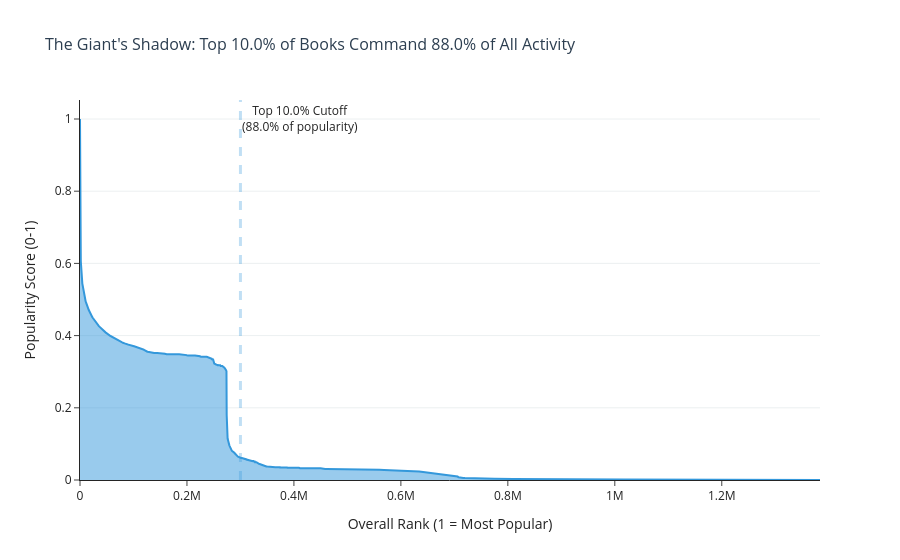

Here is the notebook cell this chart was saved with:
### Markdown cell above
---

# Visualization 1: The Long Tail Distribution

## Storytelling Narrative

**The Big Question**: How concentrated is popularity in the world of books?

**The Insight**: Like many cultural markets, book popularity follows a **power law**—a tiny fraction of "blockbusters" capture most of the attention, while millions of works occupy the "Long Tail" with near-zero engagement.

**What This Chart Shows**:
- **X-axis**: Overall rank (1 = most popular)
- **Y-axis**: Popularity score (normalized 0-1 scale)
- **The Vertical Red Line**: Marks the **first 3 lakh (300,000) books**—the "Head" of the distribution

**How We Measure Activity**:
- Total activity = `count_of_ratings + want_to_read + already_read + currently_reading`
- We sum the **raw counts** (not normalized) to get true volume
- Then calculate what % of total activity the first 3 lakh books captures

**Why 3 Lakh?**: Out of 3 million books, we examine the first 300,000 (10% of the catalog) to reveal how dramatically activity is concentrated in the most popular titles.

**Key Takeaway**: The **concentration effect**—the chart title will show the exact percentage of popularity commanded by just 300,000 books. This reveals the true scale of the "Giant's Shadow" where the top-ranked works dominate the entire literary landscape.

### Code cell
# Calculate activity concentration for Top 5%

# Use first 3 lakh (300,000) ranks
rank_cutoff = 300000  # First 3 lakh books
cutoff_percentile = (rank_cutoff / len(df)) * 100
top_books = df[df['overall_rank'] <= rank_cutoff]

# Activity concentration
total_popularity_all = df['popularity_score_normalized'].sum()
total_popularity_top = top_books['popularity_score_normalized'].sum()
concentration_pct = (total_popularity_top / total_popularity_all) * 100

print(f"{'='*60}")
print(f"ACTIVITY CONCENTRATION ANALYSIS")
print(f"{'='*60}")
print(f"Total books: {len(df):,}")
print(f"Rank cutoff: {int(rank_cutoff):,} (Top {cutoff_percentile:.1f}%)")
print(f"Top {int(rank_cutoff):,} books: {len(top_books):,} works")
print(f"")
print(f"Total popularity score (all books): {total_popularity_all:.2f}")
print(f"Activity in Top {cutoff_percentile:.1f}%: {total_popularity_top:.2f}")
remaining_pct = 100 - cutoff_percentile
print(f"Activity in Remaining {remaining_pct:.1f}%: {total_popularity_all - total_popularity_top:.2f}")
print(f"")
print(f"📊 Top {cutoff_percentile:.1f}% of books command {concentration_pct:.1f}% of total popularity")
print(f"📊 Remaining {100-cutoff_percentile:.1f}% get only {100-concentration_pct:.1f}% of popularity")
print(f"{'='*60}")
print(f"")

# Sample every 100th work for performance (still shows the shape)
df_sample = df.iloc[::100].copy()

# Calculate the 5th percentile rank (top 5%)

fig = px.area(
    df_sample, 
    x='overall_rank', 
    y='popularity_score_normalized',
    title=f"The Giant's Shadow: Top {cutoff_percentile:.1f}% of Books Command {concentration_pct:.1f}% of All Activity",
    labels={'overall_rank': 'Overall Rank (1 = Most Popular)', 'popularity_score_normalized': 'Popularity Score (0-1)'},
    template=TEMPLATE,
    color_discrete_sequence=['#3498DB'],  # Blue (matches Lorenz curve 3M)
    hover_data={'title': True, 'overall_rank': True, 'bayesian_rating': ':.2f', 'popularity_score_normalized': ':.4f'}
)


# Add vertical line at 5th percentile (make it more visible)
fig.add_vline(
    x=rank_cutoff, 
    line_dash="dash", 
    line_color="#3498DB",  # Red color for high visibility
    line_width=3,
    annotation_text=f"Top {cutoff_percentile:.1f}% Cutoff<br>({concentration_pct:.1f}% of popularity)",
    annotation_position="top right"
)


fig.update_layout(
    font=dict(size=12),
    title_font=dict(size=16, color='#2C3E50'),
    xaxis=dict(showgrid=False),
    yaxis=dict(showgrid=True, gridcolor='#ECF0F1')
)

fig.show()
fig.write_html(FIGURES_DIR / 'long_tail_distribution.html')
print(f"Saved: {FIGURES_DIR / 'long_tail_distribution.html'}")

### Figure 1 — Plotly figure (JSON) as saved in the notebook; plotly's stock layout.template omitted (floating-point values rounded to 4 significant figures; data arrays with more than 128 entries replaced by an {"elided": "..."} marker saying what was removed)
{"data": [{"customdata": {"elided": "30001x2 mixed values"}, "fillpattern": {"shape": ""}, "hovertemplate": "Overall Rank (1 = Most Popular)=%{x}<br>Popularity Score (0-1)=%{y:.4f}<br>title=%{customdata[0]}<br>bayesian_rating=%{customdata[1]:.2f}<extra></extra>", "legendgroup": "", "line": {"color": "#3498DB"}, "marker": {"symbol": "circle"}, "mode": "lines", "name": "", "orientation": "v", "showlegend": false, "stackgroup": "1", "type": "scatter", "x": {"elided": "30001 int values"}, "xaxis": "x", "y": {"elided": "30001 float values"}, "yaxis": "y"}], "layout": {"annotations": [{"showarrow": false, "text": "Top 10.0% Cutoff<br>(88.0% of popularity)", "x": 300000, "xanchor": "left", "xref": "x", "y": 1, "yanchor": "top", "yref": "y domain"}], "font": {"size": 12}, "legend": {"tracegroupgap": 0}, "shapes": [{"line": {"color": "#3498DB", "dash": "dash", "width": 3}, "type": "line", "x0": 300000, "x1": 300000, "xref": "x", "y0": 0, "y1": 1, "yref": "y domain"}], "title": {"font": {"color": "#2C3E50", "size": 16}, "text": "The Giant's Shadow: Top 10.0% of Books Command 88.0% of All Activity"}, "xaxis": {"anchor": "y", "domain": [0, 1], "showgrid": false, "title": {"text": "Overall Rank (1 = Most Popular)"}}, "yaxis": {"anchor": "x", "domain": [0, 1], "gridcolor": "#ECF0F1", "showgrid": true, "title": {"text": "Popularity Score (0-1)"}}}}
